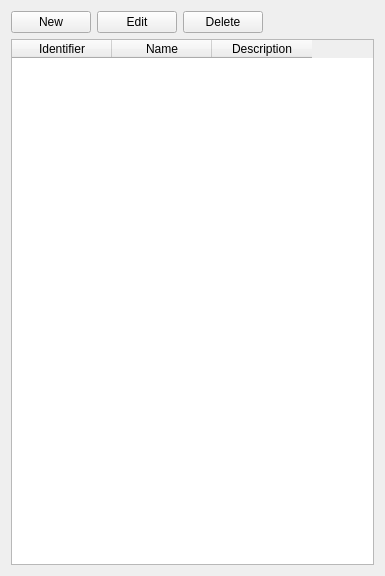
<?xml version="1.0" encoding="UTF-8"?>
<ui version="4.0">
 <class>WdgFootnotes</class>
 <widget class="QWidget" name="WdgFootnotes">
  <property name="geometry">
   <rect>
    <x>0</x>
    <y>0</y>
    <width>385</width>
    <height>576</height>
   </rect>
  </property>
  <property name="windowTitle">
   <string>Manage Footnotes</string>
  </property>
  <layout class="QVBoxLayout" name="verticalLayout">
   <item>
    <layout class="QHBoxLayout" name="horizontalLayout_2">
     <item>
      <widget class="QPushButton" name="pbNew">
       <property name="toolTip">
        <string>New</string>
       </property>
       <property name="text">
        <string>New</string>
       </property>
       <property name="icon">
        <iconset resource="../main.qrc">
         <normaloff>:/icons/Add.ico</normaloff>:/icons/Add.ico</iconset>
       </property>
      </widget>
     </item>
     <item>
      <widget class="QPushButton" name="pbEdit">
       <property name="toolTip">
        <string>Edit</string>
       </property>
       <property name="text">
        <string>Edit</string>
       </property>
       <property name="icon">
        <iconset resource="../main.qrc">
         <normaloff>:/icons/Edit.ico</normaloff>:/icons/Edit.ico</iconset>
       </property>
      </widget>
     </item>
     <item>
      <widget class="QPushButton" name="pbDelete">
       <property name="toolTip">
        <string>Delete</string>
       </property>
       <property name="text">
        <string>Delete</string>
       </property>
       <property name="icon">
        <iconset resource="../main.qrc">
         <normaloff>:/icons/Delete.ico</normaloff>:/icons/Delete.ico</iconset>
       </property>
      </widget>
     </item>
     <item>
      <spacer name="horizontalSpacer">
       <property name="orientation">
        <enum>Qt::Horizontal</enum>
       </property>
       <property name="sizeHint" stdset="0">
        <size>
         <width>40</width>
         <height>20</height>
        </size>
       </property>
      </spacer>
     </item>
    </layout>
   </item>
   <item>
    <widget class="QTableWidget" name="tableWidget">
     <property name="selectionBehavior">
      <enum>QAbstractItemView::SelectRows</enum>
     </property>
     <attribute name="verticalHeaderVisible">
      <bool>false</bool>
     </attribute>
     <column>
      <property name="text">
       <string>Identifier</string>
      </property>
     </column>
     <column>
      <property name="text">
       <string>Name</string>
      </property>
     </column>
     <column>
      <property name="text">
       <string>Description</string>
      </property>
     </column>
    </widget>
   </item>
  </layout>
 </widget>
 <resources>
  <include location="../main.qrc"/>
 </resources>
 <connections/>
</ui>
